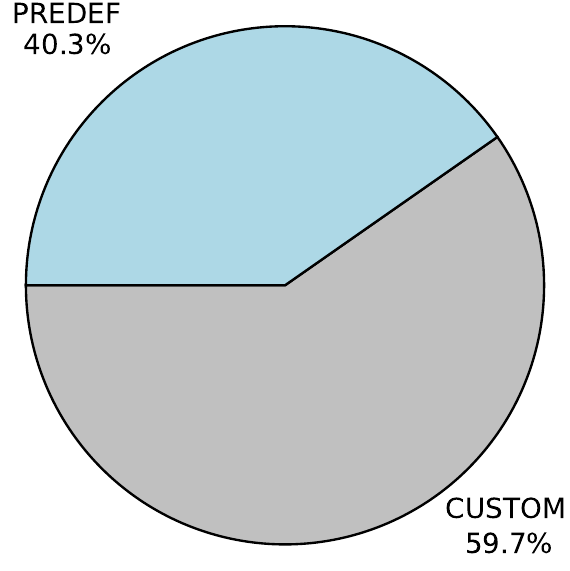

Source code (Python):
import matplotlib.pyplot as plt
import pandas as pd

# Chargement des données
data = pd.read_csv('CORPUS-Final.csv')

target = data["Animation Type"]

# Comptage des types d'animation
NbOffline = sum("PREDEF" in str(t).upper() for t in target)
NbOnline = sum("CUSTOM" in str(t).upper() for t in target)

TotalPub = NbOffline + NbOnline

# Calcul des pourcentages
rateOffline = NbOffline / TotalPub
rateOnline = NbOnline / TotalPub

Tasks = [rateOnline, rateOffline]
my_labels = ['CUSTOM', 'PREDEF']
my_colors = ['silver', 'lightblue']
my_explode = (0, 0)

# Création du graphique
plt.figure(figsize=(6, 6))  # Ajuste la taille globale si besoin
plt.pie(
    Tasks,
    labels=my_labels,
    autopct='%1.1f%%',
    startangle=180,
    textprops={'fontsize': 20},
    colors=my_colors,
    explode=my_explode,
    wedgeprops={"edgecolor": "black", 'linewidth': 1.7}
)

plt.title('')
plt.axis('equal')

# Sauvegarde du PDF sans marges blanches
plt.savefig(
    "Animation Features-MA-Type.pdf",
    dpi=600,
    bbox_inches='tight',
    pad_inches=0
)

plt.show()
